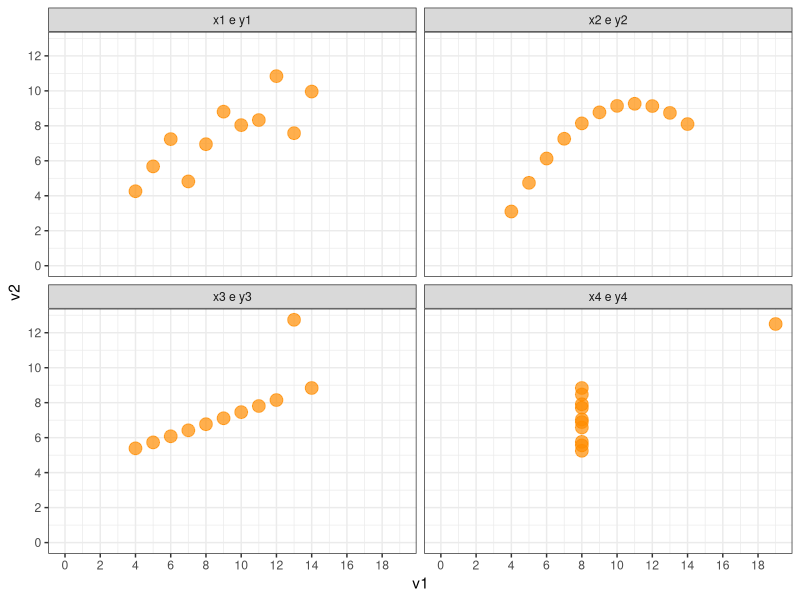
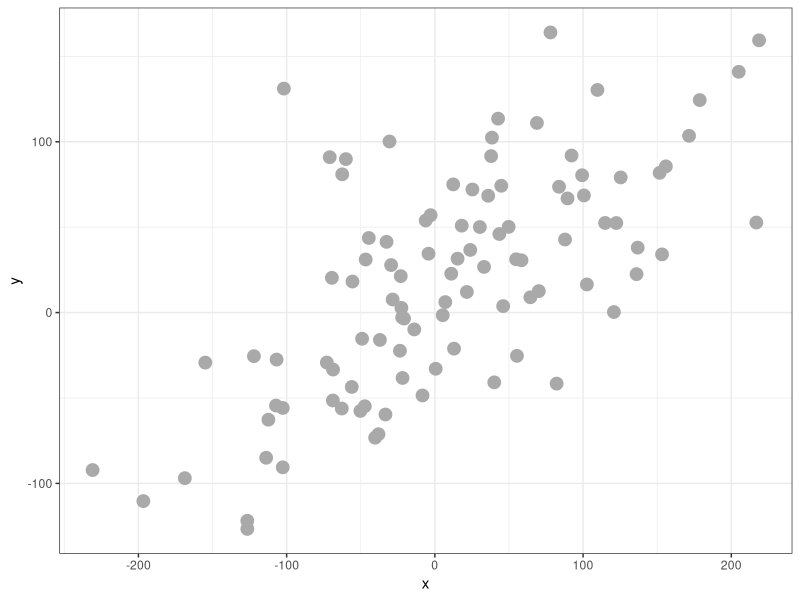
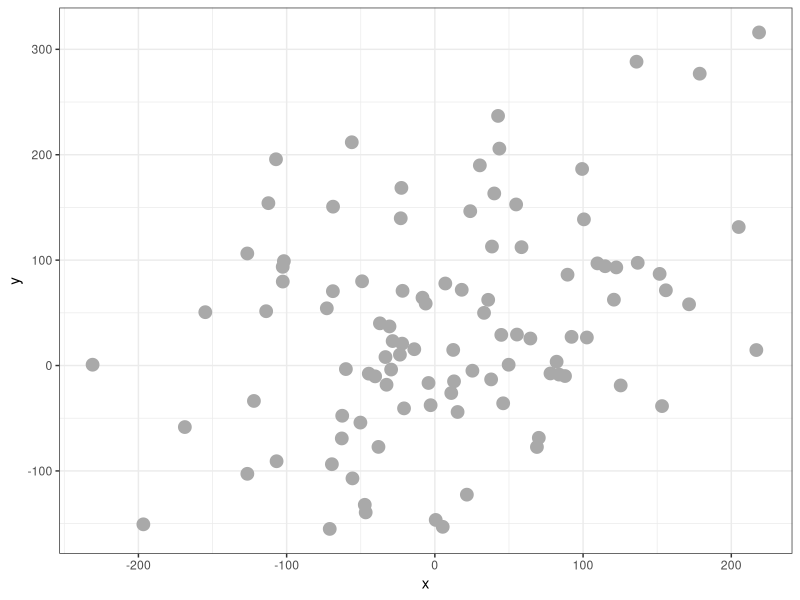
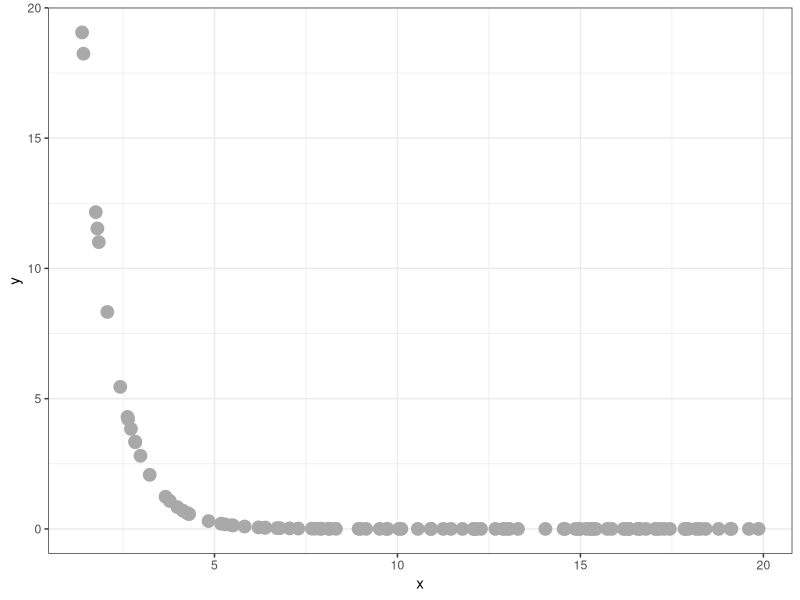
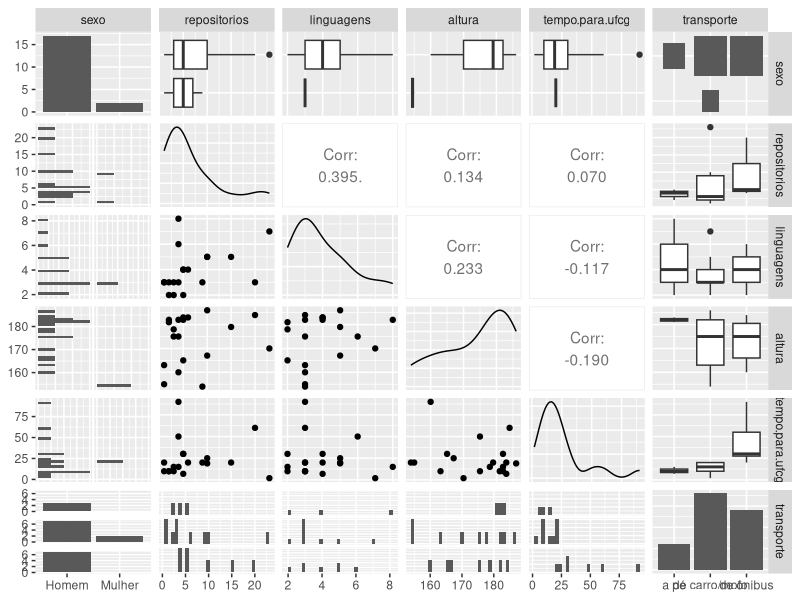

Write the R code that produced these figures, in order.
## ---- chunk 1
require(ggplot2, quietly = TRUE)
require(GGally, quietly = TRUE)
require(reshape2, quietly = TRUE)
require(dplyr, quietly = TRUE)
## ---- chunk 2
summary(anscombe)

# um pouco de rearrumação primeiro. 
# (para entender melhor, você pode procurar sobre dados em formato
# wide ou long no R)
t1 <- melt(select(anscombe, 1:4), id = c())
t2 <- melt(select(anscombe, 5:8), id = c())
names(t2) <- c("v2", "value2")
dados <- data.frame(vars = paste(t1$variable, "e", t2$v2), 
               v1 = t1$value, 
               v2 = t2$value2)
## ---- chunk 3
dados %>% 
  group_by(vars) %>% 
  summarise(correlacao = cor(v1, v2, method = "pearson"))
## ---- chunk 4
ggplot(dados, aes(v1, v2)) + 
  geom_point(color = "darkorange", size = 4, alpha = 0.7) + 
  theme_bw() + 
  scale_x_continuous(breaks = seq(0, 20, 2)) + 
  scale_y_continuous(breaks = seq(0, 12, 2)) + 
  expand_limits(x = 0, y = 0) + 
  facet_wrap(~ vars)
## ---- chunk 5
dados %>% 
  group_by(vars) %>% 
  summarise(pearson = cor(v1, v2, method = "pearson"), 
            spearman = cor(v1, v2, method = "spearman"),
            kendall = cor(v1, v2, method = "kendall"))
## ---- chunk 6
set.seed(123)
x <- rnorm(100) * 100
tamanho_do_erro <- 50
y <- 0.5 * x + rnorm(100) * tamanho_do_erro + 20

df <- data.frame(x = x, 
                 y = y)

ggplot(df, aes(x = x, y = y)) + 
  geom_point(colour = "darkgrey", size = 4) + 
  theme_bw()

cor(df$x, df$y, method = "pearson")

# Dobro de erro em torno de uma função linear f(x)
df$y <- 0.5 * x + rnorm(100) * tamanho_do_erro * 2 + 20

ggplot(df, aes(x = x, y = y)) + 
  geom_point(colour = "darkgrey", size = 4) + 
  theme_bw()
cor(df$x, df$y, method = "pearson")
## ---- chunk 7
n = 100
df <- data.frame(x = runif(n, min= 1, max = 20))
df$y = 100 * exp(-1.2 * df$x) #+ rnorm(n, mean = 0.05, sd = 1)

ggplot(df, aes(x = x, y = y)) + 
  geom_point(colour = "darkgrey", size = 4) + 
  theme_bw()# + scale_y_log10() 

# tente descomentando o scale_y_log10 acima e veja o que acontece
  
cor(df$x, df$y)
cor(df$x, df$y, method = "spearman")
cor(df$x, df$y, method = "kendall")
## ---- chunk 8
alunos.tudo = read.csv("../dados//alunos-ad1.csv",
                       header=FALSE, 
                       comment.char="#")

alunos = alunos.tudo %>% 
  select(2, 4, 5, 8, 10, 11)

names(alunos) = c("sexo", 
                  "repositorios", 
                  "linguagens", 
                  "altura", 
                  "tempo.para.ufcg", 
                  "transporte")
alunos = alunos %>% filter(transporte != "")
str(alunos)

ggpairs(alunos)
